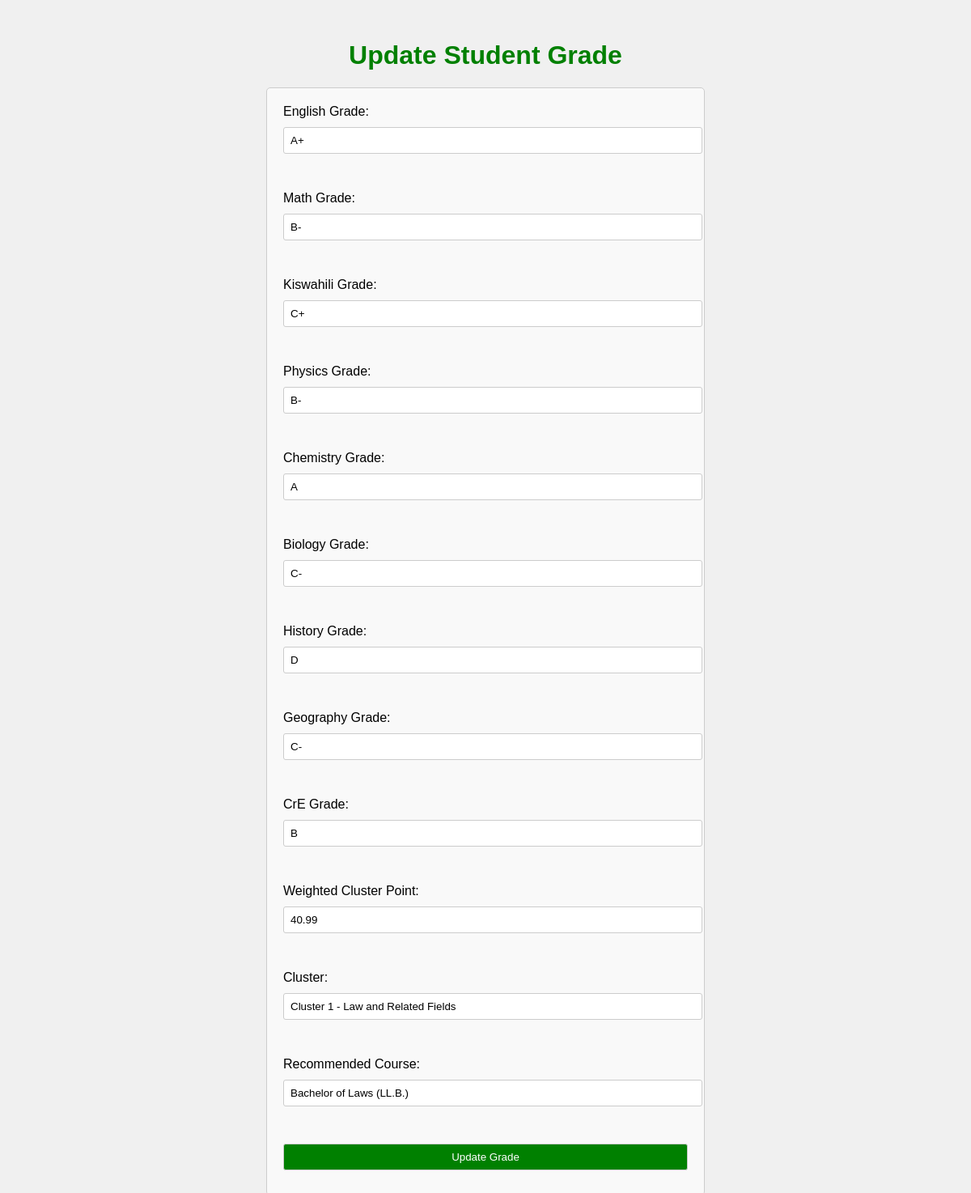
/Admin/update.php?id=6, run on the app's committed database.
### tables this page shows
CREATE TABLE `student_grades` (
  `id` int(11) NOT NULL,
  `english_grade` varchar(5) DEFAULT NULL,
  `math_grade` varchar(5) DEFAULT NULL,
  `kiswahili_grade` varchar(5) DEFAULT NULL,
  `physics_grade` varchar(5) DEFAULT NULL,
  `chemistry_grade` varchar(5) DEFAULT NULL,
  `biology_grade` varchar(5) DEFAULT NULL,
  `history_grade` varchar(5) DEFAULT NULL,
  `geography_grade` varchar(5) DEFAULT NULL,
  `cre_grade` varchar(5) DEFAULT NULL,
  `submission_date` timestamp NOT NULL DEFAULT current_timestamp(),
  `weighted_cluster_points` decimal(5,2) DEFAULT NULL,
  `cluster` varchar(255) DEFAULT NULL,
  `recommended_course` varchar(255) DEFAULT NULL
);

### Admin/update.php (the view, shortened to what this page needs)
<?php
include 'db_connect.php';
if (isset($_GET['id'])) {
    $id = $_GET['id'];
    $sql = "SELECT * FROM student_grades WHERE id=$id";
    $result = $conn->query($sql);
    if ($result->num_rows > 0) {
        $row = $result->fetch_assoc();
    } else {
        echo "Record not found.";
        exit();
    }
} else {
    echo "ID parameter missing.";
    exit();
}
?>
<!DOCTYPE html>
<html lang="en">
<head>
<link rel="stylesheet" href="sty.css">
</head>
<body>
    <h1>Update Student Grade</h1>
    <form action="" method="POST">
    <label for="english_grade">English Grade:</label>
    <input type="text" id="english_grade" name="english_grade" value="<?php echo $row['english_grade']; ?>" required><br><br>
    <label for="math_grade">Math Grade:</label>
    <input type="text" id="math_grade" name="math_grade" value="<?php echo $row['math_grade']; ?>" required><br><br>
    <label for="kiswahili_grade">Kiswahili Grade:</label>
    <input type="text" id="kiswahili_grade" name="kiswahili_grade" value="<?php echo $row['kiswahili_grade']; ?>" required><br><br>
    <label for="physics_grade">Physics Grade:</label>
    <input type="text" id="physics_grade" name="physics_grade" value="<?php echo $row['physics_grade']; ?>" required><br><br>
    <label for="chemistry_grade">Chemistry Grade:</label>
    <input type="text" id="chemistry_grade" name="chemistry_grade" value="<?php echo $row['chemistry_grade']; ?>" required><br><br>
    <label for="biology_grade">Biology Grade:</label>
    <input type="text" id="biology_grade" name="biology_grade" value="<?php echo $row['biology_grade']; ?>" required><br><br>
    <label for="history_grade">History Grade:</label>
    <input type="text" id="history_grade" name="history_grade" value="<?php echo $row['history_grade']; ?>" required><br><br>
    <label for="geography_grade">Geography Grade:</label>
    <input type="text" id="geography_grade" name="geography_grade" value="<?php echo $row['geography_grade']; ?>" required><br><br>
    <label for="cre_grade">CrE Grade:</label>
    <input type="text" id="cre_grade" name="cre_grade" value="<?php echo $row['cre_grade']; ?>" required><br><br>
    <label for="weighted_cluster_points">Weighted Cluster Point:</label>
    <input type="text" id="weighted_cluster_points" name="weighted_cluster_points" value="<?php echo $row['weighted_cluster_points']; ?>" required><br><br>
    <label for="cluster">Cluster:</label>
    <input type="text" id="cluster" name="cluster" value="<?php echo $row['cluster']; ?>" required><br><br>
    <label for="recommended_course">Recommended Course:</label>
    <input type="text" id="recommended_course" name="recommended_course" value="<?php echo $row['recommended_course']; ?>" required><br><br>
    <input type="submit" value="Update Grade">
</form>
</body>
</html>

### Admin/sty.css (style rules this page uses)
h1 { text-align: center; color: green; margin-top: 50px; }
input[type="submit"] { background-color: green; color: white; cursor: pointer; }
body { font-family: Arial, sans-serif; }
form { max-width: 500px; margin: 0 auto; padding: 20px; border: 1px solid #ccc; border-radius: 5px; background-color: #f9f9f9; }
label, input[type="text"], input[type="submit"] { display: block; margin-bottom: 10px; }
input[type="text"], input[type="submit"] { width: 100%; padding: 8px; border: 1px solid #ccc; border-radius: 3px; }
body { font-family: Arial, sans-serif; background-color: #f0f0f0; }

### data on the page
student_grades: english_grade "A+", math_grade "B-", kiswahili_grade "C+", physics_grade "B-", chemistry_grade "A", biology_grade "C-", history_grade "D", geography_grade "C-", cre_grade "B", weighted_cluster_points "40.99", cluster "Cluster 1 - Law and Related Fields", recommended_course "Bachelor of Laws (LL.B.)"
